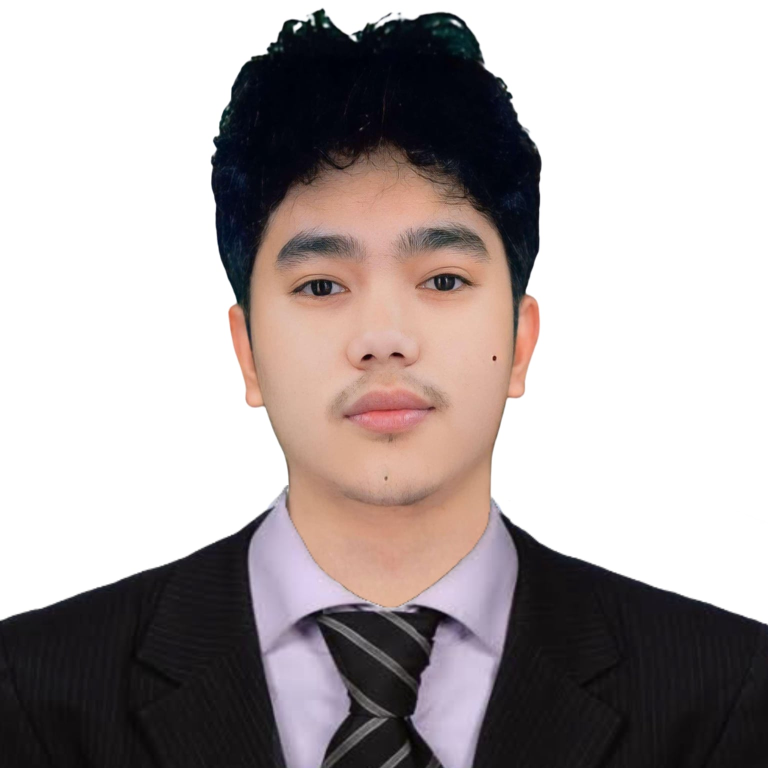
#> input picture all codes/formalpicturekzy.jpg, 1536 x 1536 px (shown at 1/2 size)
$ python lab2thirdpython.py
#> lines starting #> are read from the running program, lines starting #| are printed output that depends on the picture
import matplotlib.pyplot as plt
from PIL import Image
import numpy as np

# Load and display original image
img = Image.open('formalpicturekzy.jpg')
#> img is the input picture: PIL image 1536x1536 RGB; mean R, G, B 174.5, 166.5, 166

# Calculate new size (50% of original)
new_size = (img.width // 2, img.height // 2)
#> new_size = (768, 768)

# Resize using different methods
resized_images = {
    'Original Image': img,
    'Bilinear Image': img.resize(new_size, Image.BILINEAR),
    'Nearest Image': img.resize(new_size, Image.NEAREST),
    'Bicubic Image': img.resize(new_size, Image.BICUBIC)
}

# Create subplot display
fig, axes = plt.subplots(2, 2, figsize=(15, 12))
axes = axes.flatten()

# Function to calculate appropriate tick intervals
def get_tick_interval(size):
    """Calculate appropriate tick interval based on image size"""
    if size <= 500:
        return 100
    elif size <= 1000:
        return 200
    elif size <= 2000:
        return 400
    else:
        return 500

# Display images with proper axis formatting
for i, (title, image) in enumerate(resized_images.items()):
    # Convert image to numpy array for display
    img_array = np.array(image)

    # Display image with correct extent (left, right, bottom, top)
    axes[i].imshow(img_array, extent=[0, image.width, image.height, 0])
    axes[i].set_title(title, fontsize=12, fontweight='bold')

    # Calculate appropriate tick intervals based on image size
    x_interval = get_tick_interval(image.width)
    y_interval = get_tick_interval(image.height)

    # Set ticks based on image dimensions
    x_ticks = np.arange(0, image.width + x_interval, x_interval)
    y_ticks = np.arange(0, image.height + y_interval, y_interval)

    # Apply ticks and ensure they don't exceed image bounds
    axes[i].set_xticks(x_ticks[x_ticks <= image.width])
    axes[i].set_yticks(y_ticks[y_ticks <= image.height])

    # Set axis limits to match image bounds exactly
    axes[i].set_xlim(0, image.width)
    axes[i].set_ylim(image.height, 0)  # Invert Y-axis for image coordinates

    # Add grid for better readability
    axes[i].grid(True, alpha=0.3, linestyle='--', linewidth=0.5)
    axes[i].tick_params(labelsize=9)
#> this loop made 4 passes
#> (title, x_interval, y_interval, y_ticks) on passes 1 to 4: ('Original Image', 400, 400, [0, 400, 800, 1200, 1600]), ('Bilinear Image', 200, 200, [0, 200, 400, 600, 800]), ('Nearest Image', 200, 200, [0, 200, 400, 600, 800]), ('Bicubic Image', 200, 200, [0, 200, 400, 600, 800])
#> pass 2, `img_array = np.array(image)`:
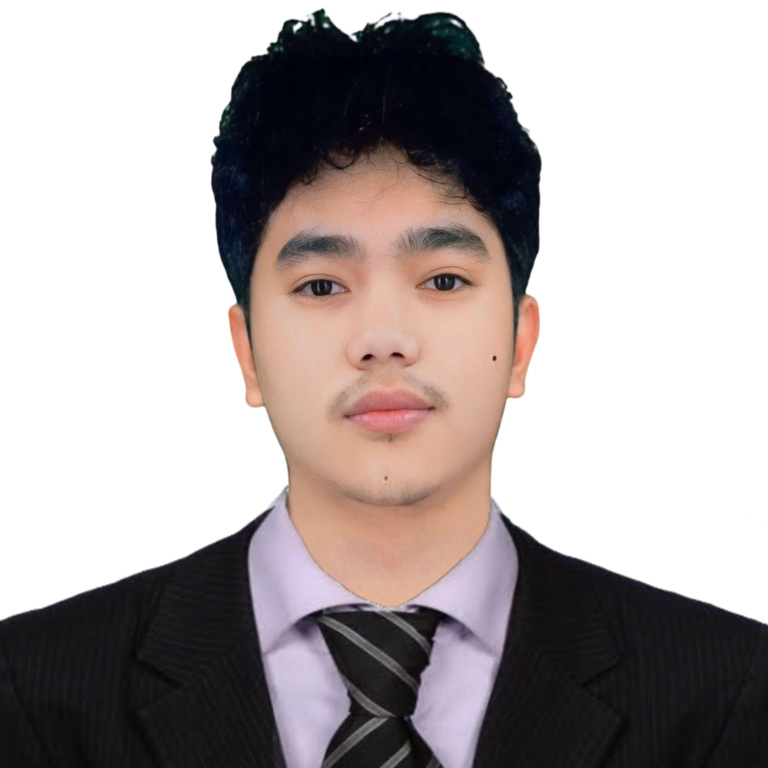
#> img_array: shape (768, 768, 3); mean R, G, B 174.5, 166.5, 166.1

plt.tight_layout()
plt.show()
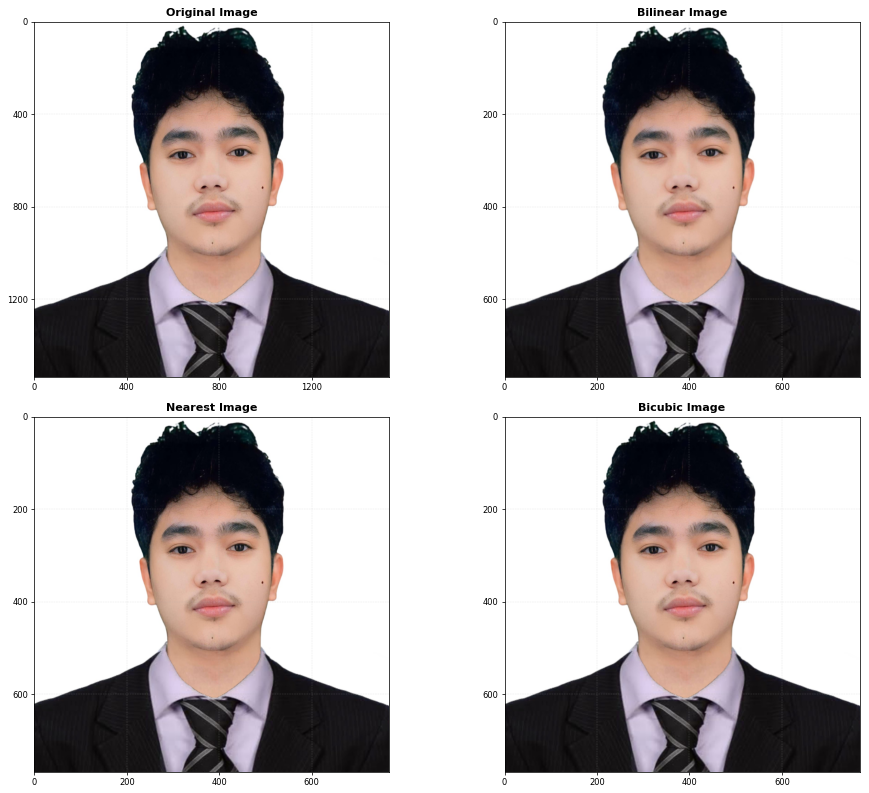
#> figure drawn by matplotlib, 4 panels

# Print image dimensions for reference
print("Image Dimensions:")
print("-" * 40)
for title, image in resized_images.items():
    print(f"{title:<25}: {image.width} × {image.height} pixels")
#> this loop made 4 passes
#> title on passes 1 to 4: 'Original Image', 'Bilinear Image', 'Nearest Image', 'Bicubic Image'
#| Original Image           : 1536 × 1536 pixels
#| Bilinear Image           : 768 × 768 pixels
#| Nearest Image            : 768 × 768 pixels
#| Bicubic Image            : 768 × 768 pixels
